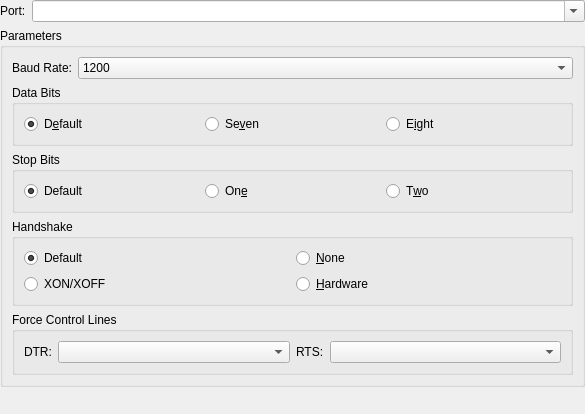
             <widget class="QWidget" name="scrollAreaWidgetContents_3">
              <property name="geometry">
               <rect>
                <x>0</x>
                <y>0</y>
                <width>585</width>
                <height>414</height>
               </rect>
              </property>
              <layout class="QVBoxLayout" name="verticalLayout_27">
               <property name="leftMargin">
                <number>0</number>
               </property>
               <property name="topMargin">
                <number>0</number>
               </property>
               <property name="rightMargin">
                <number>0</number>
               </property>
               <property name="bottomMargin">
                <number>0</number>
               </property>
               <item>
                <layout class="QHBoxLayout" name="horizontalLayout_3">
                 <item>
                  <widget class="QLabel" name="CAT_port_label">
                   <property name="text">
                    <string>Port:</string>
                   </property>
                   <property name="buddy">
                    <cstring>CAT_port_combo_box</cstring>
                   </property>
                  </widget>
                 </item>
                 <item>
                  <widget class="QComboBox" name="CAT_port_combo_box">
                   <property name="sizePolicy">
                    <sizepolicy hsizetype="MinimumExpanding" vsizetype="Fixed">
                     <horstretch>1</horstretch>
                     <verstretch>0</verstretch>
                    </sizepolicy>
                   </property>
                   <property name="toolTip">
                    <string>Serial port used for CAT control.</string>
                   </property>
                   <property name="editable">
                    <bool>true</bool>
                   </property>
                   <property name="currentText">
                    <string/>
                   </property>
                   <property name="insertPolicy">
                    <enum>QComboBox::InsertPolicy::NoInsert</enum>
                   </property>
                  </widget>
                 </item>
                </layout>
               </item>
               <item>
                <widget class="QGroupBox" name="CAT_serial_port_parameters_group_box">
                 <property name="title">
                  <string>Parameters</string>
                 </property>
                 <layout class="QVBoxLayout" name="verticalLayout">
                  <item>
                   <layout class="QHBoxLayout" name="horizontalLayout_14">
                    <item>
                     <widget class="QLabel" name="CAT_baud_label">
                      <property name="text">
                       <string>Baud Rate:</string>
                      </property>
                      <property name="buddy">
                       <cstring>CAT_serial_baud_combo_box</cstring>
                      </property>
                     </widget>
                    </item>
                    <item>
                     <widget class="QComboBox" name="CAT_serial_baud_combo_box">
                      <property name="sizePolicy">
                       <sizepolicy hsizetype="MinimumExpanding" vsizetype="Fixed">
                        <horstretch>0</horstretch>
                        <verstretch>0</verstretch>
                       </sizepolicy>
                      </property>
                      <property name="toolTip">
                       <string>Serial port data rate which must match the setting of your radio.</string>
                      </property>
                      <property name="currentIndex">
                       <number>0</number>
                      </property>
                      <item>
                       <property name="text">
                        <string>1200</string>
                       </property>
                      </item>
                      <item>
                       <property name="text">
                        <string>2400</string>
                       </property>
                      </item>
                      <item>
                       <property name="text">
                        <string>4800</string>
                       </property>
                      </item>
                      <item>
                       <property name="text">
                        <string>9600</string>
                       </property>
                      </item>
                      <item>
                       <property name="text">
                        <string>19200</string>
                       </property>
                      </item>
                      <item>
                       <property name="text">
                        <string>38400</string>
                       </property>
                      </item>
                      <item>
                       <property name="text">
                        <string>57600</string>
                       </property>
                      </item>
                      <item>
                       <property name="text">
                        <string>115200</string>
                       </property>
                      </item>
                     </widget>
                    </item>
                   </layout>
                  </item>
                  <item>
                   <widget class="QGroupBox" name="CAT_data_bits_group_box">
                    <property name="toolTip">
                     <string>&lt;html&gt;&lt;head/&gt;&lt;body&gt;&lt;p&gt;Number of data bits used to communicate with your radio's CAT interface (usually eight).&lt;/p&gt;&lt;/body&gt;&lt;/html&gt;</string>
                    </property>
                    <property name="title">
                     <string>Data Bits</string>
                    </property>
                    <layout class="QHBoxLayout" name="horizontalLayout_4">
                     <item>
                      <widget class="QRadioButton" name="CAT_default_bit_radio_button">
                       <property name="text">
                        <string>D&amp;efault</string>
                       </property>
                       <property name="checked">
                        <bool>true</bool>
                       </property>
                       <attribute name="buttonGroup">
                        <string notr="true">CAT_data_bits_button_group</string>
                       </attribute>
                      </widget>
                     </item>
                     <item>
                      <widget class="QRadioButton" name="CAT_7_bit_radio_button">
                       <property name="text">
                        <string>Se&amp;ven</string>
                       </property>
                       <property name="autoExclusive">
                        <bool>true</bool>
                       </property>
                       <attribute name="buttonGroup">
                        <string notr="true">CAT_data_bits_button_group</string>
                       </attribute>
                      </widget>
                     </item>
                     <item>
                      <widget class="QRadioButton" name="CAT_8_bit_radio_button">
                       <property name="text">
                        <string>E&amp;ight</string>
                       </property>
                       <property name="checked">
                        <bool>false</bool>
                       </property>
                       <attribute name="buttonGroup">
                        <string notr="true">CAT_data_bits_button_group</string>
                       </attribute>
                      </widget>
                     </item>
                    </layout>
                   </widget>
                  </item>
                  <item>
                   <widget class="QGroupBox" name="CAT_stop_bits_group_box">
                    <property name="toolTip">
                     <string>&lt;html&gt;&lt;head/&gt;&lt;body&gt;&lt;p&gt;Number of stop bits used when communicating with your radio's CAT interface&lt;/p&gt;&lt;p&gt;(consult you radio's manual for details).&lt;/p&gt;&lt;/body&gt;&lt;/html&gt;</string>
                    </property>
                    <property name="title">
                     <string>Stop Bits</string>
                    </property>
                    <layout class="QHBoxLayout" name="horizontalLayout_2">
                     <item>
                      <widget class="QRadioButton" name="CAT_default_stop_bit_radio_button">
                       <property name="text">
                        <string>Default</string>
                       </property>
                       <property name="checked">
                        <bool>true</bool>
                       </property>
                       <attribute name="buttonGroup">
                        <string notr="true">CAT_stop_bits_button_group</string>
                       </attribute>
                      </widget>
                     </item>
                     <item>
                      <widget class="QRadioButton" name="CAT_one_stop_bit_radio_button">
                       <property name="text">
                        <string>On&amp;e</string>
                       </property>
                       <attribute name="buttonGroup">
                        <string notr="true">CAT_stop_bits_button_group</string>
                       </attribute>
                      </widget>
                     </item>
                     <item>
                      <widget class="QRadioButton" name="CAT_two_stop_bit_radio_button">
                       <property name="text">
                        <string>T&amp;wo</string>
                       </property>
                       <property name="checked">
                        <bool>false</bool>
                       </property>
                       <attribute name="buttonGroup">
                        <string notr="true">CAT_stop_bits_button_group</string>
                       </attribute>
                      </widget>
                     </item>
                    </layout>
                   </widget>
                  </item>
                  <item>
                   <widget class="QGroupBox" name="CAT_handshake_group_box">
                    <property name="toolTip">
                     <string>&lt;html&gt;&lt;head/&gt;&lt;body&gt;&lt;p&gt;Flow control protocol used between this computer and your radio's CAT interface (usually &amp;quot;None&amp;quot; but some require &amp;quot;Hardware&amp;quot;).&lt;/p&gt;&lt;/body&gt;&lt;/html&gt;</string>
                    </property>
                    <property name="title">
                     <string>Handshake</string>
                    </property>
                    <layout class="QGridLayout" name="gridLayout_11">
                     <item row="0" column="0">
                      <widget class="QRadioButton" name="CAT_handshake_default_radio_button">
                       <property name="text">
                        <string>Default</string>
                       </property>
                       <property name="checked">
                        <bool>true</bool>
                       </property>
                       <attribute name="buttonGroup">
                        <string notr="true">CAT_handshake_button_group</string>
                       </attribute>
                      </widget>
                     </item>
                     <item row="0" column="1">
                      <widget class="QRadioButton" name="CAT_handshake_none_radio_button">
                       <property name="text">
                        <string>&amp;None</string>
                       </property>
                       <property name="checked">
                        <bool>false</bool>
                       </property>
                       <attribute name="buttonGroup">
                        <string notr="true">CAT_handshake_button_group</string>
                       </attribute>
                      </widget>
                     </item>
                     <item row="1" column="0">
                      <widget class="QRadioButton" name="CAT_handshake_xon_radio_button">
                       <property name="toolTip">
                        <string>Software flow control (very rare on CAT interfaces).</string>
                       </property>
                       <property name="text">
                        <string>XON/XOFF</string>
                       </property>
                       <attribute name="buttonGroup">
                        <string notr="true">CAT_handshake_button_group</string>
                       </attribute>
                      </widget>
                     </item>
                     <item row="1" column="1">
                      <widget class="QRadioButton" name="CAT_handshake_hardware_radio_button">
                       <property name="toolTip">
                        <string>Flow control using the RTS and CTS RS-232 control lines
not often used but some radios have it as an option and
a few, particularly some Kenwood rigs, require it).</string>
                       </property>
                       <property name="text">
                        <string>&amp;Hardware</string>
                       </property>
                       <attribute name="buttonGroup">
                        <string notr="true">CAT_handshake_button_group</string>
                       </attribute>
                      </widget>
                     </item>
                    </layout>
                   </widget>
                  </item>
                  <item>
                   <widget class="QGroupBox" name="CAT_control_lines_group_box">
                    <property name="toolTip">
                     <string>Special control of CAT port control lines.</string>
                    </property>
                    <property name="title">
                     <string>Force Control Lines</string>
                    </property>
                    <property name="checked">
                     <bool>false</bool>
                    </property>
                    <layout class="QHBoxLayout" name="horizontalLayout_8">
                     <item>
                      <layout class="QFormLayout" name="formLayout_8">
                       <item row="0" column="1">
                        <widget class="QComboBox" name="force_DTR_combo_box">
                         <item>
                          <property name="text">
                           <string/>
                          </property>
                         </item>
                         <item>
                          <property name="text">
                           <string>High</string>
                          </property>
                         </item>
                         <item>
                          <property name="text">
                           <string>Low</string>
                          </property>
                         </item>
                        </widget>
                       </item>
                       <item row="0" column="0">
                        <widget class="QLabel" name="force_DTR_label">
                         <property name="text">
                          <string>DTR:</string>
                         </property>
                         <property name="buddy">
                          <cstring>force_DTR_combo_box</cstring>
                         </property>
                        </widget>
                       </item>
                      </layout>
                     </item>
                     <item>
                      <layout class="QFormLayout" name="formLayout_9">
                       <item row="0" column="0">
                        <widget class="QLabel" name="force_RTS_label">
                         <property name="text">
                          <string>RTS:</string>
                         </property>
                         <property name="buddy">
                          <cstring>force_RTS_combo_box</cstring>
                         </property>
                        </widget>
                       </item>
                       <item row="0" column="1">
                        <widget class="QComboBox" name="force_RTS_combo_box">
                         <item>
                          <property name="text">
                           <string/>
                          </property>
                         </item>
                         <item>
                          <property name="text">
                           <string>High</string>
                          </property>
                         </item>
                         <item>
                          <property name="text">
                           <string>Low</string>
                          </property>
                         </item>
                        </widget>
                       </item>
                      </layout>
                     </item>
                    </layout>
                   </widget>
                  </item>
                 </layout>
                </widget>
               </item>
               <item>
                <spacer name="verticalSpacer_15">
                 <property name="orientation">
                  <enum>Qt::Orientation::Vertical</enum>
                 </property>
                 <property name="sizeHint" stdset="0">
                  <size>
                   <width>20</width>
                   <height>40</height>
                  </size>
                 </property>
                </spacer>
               </item>
              </layout>
             </widget>
